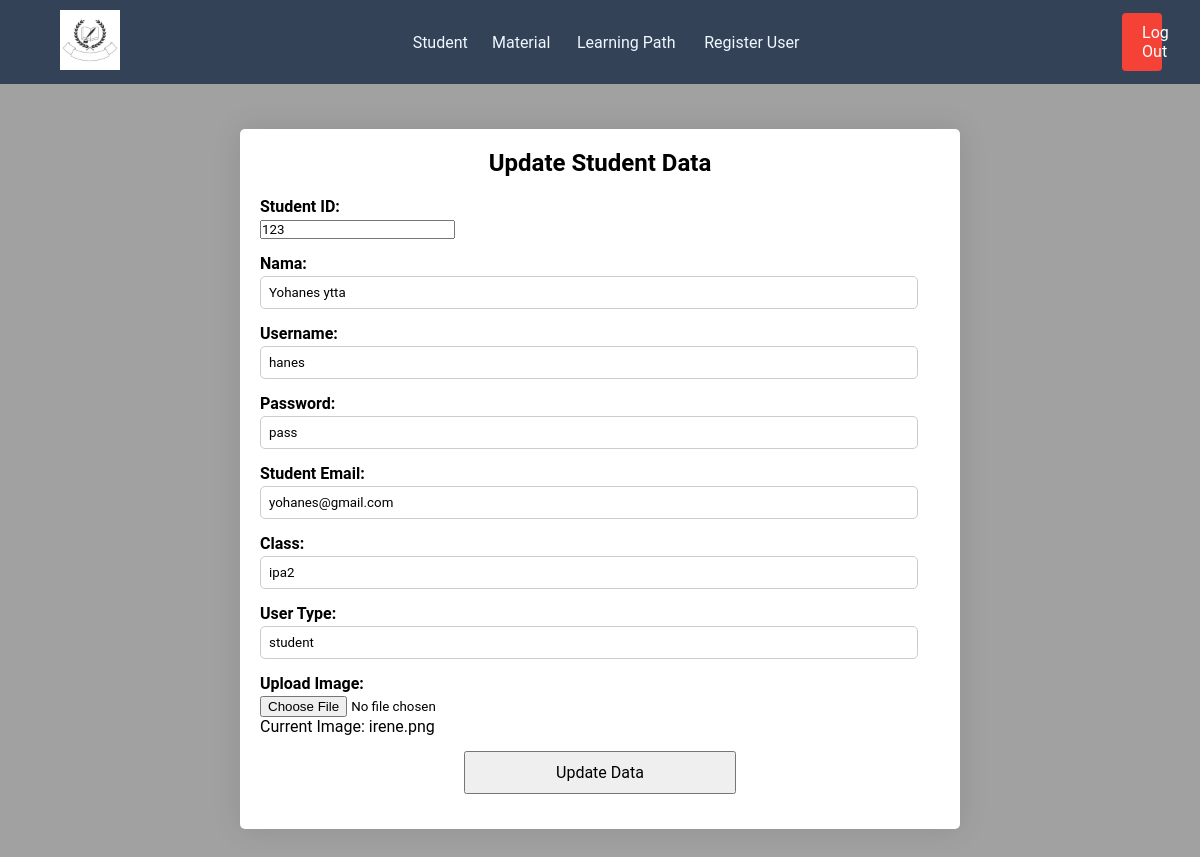
The page /teacherpage/update_student.php?id=123 (signed in) on the database its author committed.
### tables this page shows
CREATE TABLE `user` (
  `name` varchar(255) NOT NULL,
  `id_user` int(255) NOT NULL,
  `username` varchar(255) NOT NULL,
  `password` varchar(255) NOT NULL,
  `email_user` varchar(255) NOT NULL,
  `class` varchar(255) NOT NULL,
  `profile_picture` varchar(255) NOT NULL,
  `usertype` varchar(255) NOT NULL DEFAULT 'student'
);

### teacherpage/update_student.php (the view, shortened to what this page needs)
<!DOCTYPE html>
<html lang="en">
<head>
    <link rel="stylesheet" href="../css/update_student.css">
</head>
<body>
    <?php
    require_once '../misc/teachercomp.php';
    $id = $_GET['id'];
    ?>
    <?php
    $sql_chapter = "SELECT * FROM user WHERE id_user = '$id'";
    $result = mysqli_query($con, $sql_chapter);
    $row = mysqli_fetch_array($result);
    ?>
    <a href="../teacherpage/studentdata.php" class="back-link">Back</a>
    <div class="container">
        <h1>Update Student Data</h1>
        <form action="#" method="POST" class="update-form" id="update-form" enctype="multipart/form-data">
            <div class="form-group">
                <label for="student-id">Student ID:</label>
                <input type="number" id="student-id" name="student-id" placeholder="ID Siswa" value="<?php echo $id; ?>" readonly>
            </div>
            <div class="form-group">
                <label for="student-name">Nama:</label>
                <input type="text" id="student-name" name="student-name" placeholder="Nama lengkap" value="<?php echo $row['name']; ?>">
            </div>
            <div class="form-group">
                <label for="username">Username:</label>
                <input type="text" id="username" name="username" placeholder="Username" value="<?php echo $row['username']; ?>">
            </div>
            <div class="form-group">
                <label for="Password">Password:</label>
                <input type="text" id="Password" name="student-pass" placeholder="Password" value="<?php echo $row['password']; ?>">
            </div>
            <div class="form-group">
                <label for="student-email">Student Email:</label>
                <input type="text" id="student-email" name="emailUser" placeholder="Email Student" value="<?php echo $row['email_user']; ?>">
            </div>
            <div class="form-group">
                <label for="class">Class:</label>
                <input type="text" id="class" name="class" placeholder="Kelas" value="<?php echo $row['class']; ?>">
            </div>
            <div class="form-group">
                <label for="user-type">User Type:</label>
                <input type="text" id="user-type" name="usertype" placeholder="User Type" value="<?php echo $row['usertype']; ?>" readonly>
            </div>
            <div class="form-group">
                <label for="profile-image">Upload Image:</label>
                <input type="file" id="profile-image" name="userfile">
                <?php if (!empty($row['profile_picture'])) : ?>
                    <p>Current Image: <?php echo $row['profile_picture']; ?></p>
                <?php endif; ?>
            </div>
            <div class="form-group">
                <button type="submit" name="submit">Update Data</button>
            </div>
        </form>
    </div>
</body>
</html>

### css/update_student.css (style rules this page uses)
body { font-family: Arial, sans-serif; background-color: #a1a1a1; margin: 0; padding: 0; }
.container { width: 60%; margin: 50px auto; background-color: #fff; padding: 20px; border-radius: 5px; box-shadow: 0 0 30px rgba(0, 0, 0, 0.1); }
h1 { text-align: center; margin-bottom: 20px; font-size: 24px; }
.form-group { margin-bottom: 15px; }
label { font-weight: bold; display: block; margin-bottom: 3px; }
input[type="text"] { width: calc(100% - 22px); padding: 8px; border: 1px solid #ccc; border-radius: 5px; }
button[type="submit"] { padding: 10px 15px; font-size: 16px; width: 40%; display: block; margin: 0 auto; }
.back-link { display: inline-block; padding: 10px 20px; background-color: #007bff; color: #fff; text-decoration: none; border-radius: 5px; transition: background-color 0.3s; margin-top: 40px;; }

### css/header_ADMIN_new.css (style rules this page uses)
* { margin: 0; padding: 0; box-sizing: border-box; font-family: 'Roboto', sans-serif; }

### rows shown on the page
user: student-name "Yohanes ytta", username "hanes", student-pass "pass", emailUser "yohanes@gmail.com", class "ipa2", usertype "student", profile_picture "irene.png"
